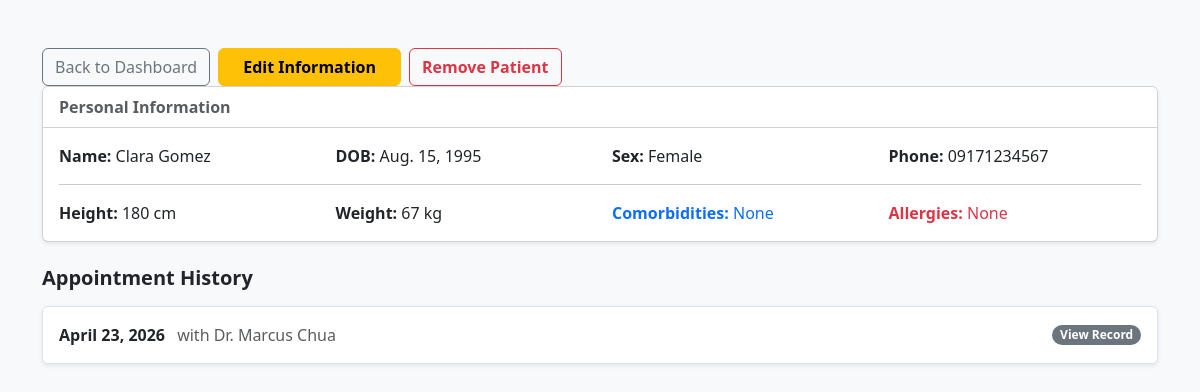
Screenshot of /patient/profile/1/ with the database file from the repository.
### clinic/models.py (models this page shows, shortened)
class Patient(models.Model):
    first_name = models.CharField(max_length=50)
    last_name = models.CharField(max_length=50)
    phone_number = models.CharField(max_length=15, unique=True)
    date_of_birth = models.DateField()
    date_registered = models.DateTimeField(default=timezone.now)
    SEX_CHOICES = [
        ('Male','Male'),
        ('Female','Female'),
        ('Other','Other'),
    ]
    BLOOD_TYPE_CHOICES = [
        ('Unknown', 'Leave as null / Unknown'),
        ('A+', 'A+'),
        ('A-', 'A-'),
        ('B+', 'B+'),
        ('B-', 'B-'),
        ('AB+', 'AB+'),
        ('AB-', 'AB-'),
        ('O+', 'O+'),
        ('O-', 'O-'),
    ]
    sex = models.CharField(max_length=10, choices=SEX_CHOICES, blank=True, null=True)
    height = models.IntegerField(help_text="Height in cm", blank=True, null=True)
    weight = models.IntegerField(help_text="Weight in kg", blank=True, null=True)
    blood_type = models.CharField(max_length=10, choices=BLOOD_TYPE_CHOICES, default='Unknown')
    comorbidities = models.TextField(blank=True, null=True)
    allergies = models.TextField(blank=True, null=True)

class Appointment(models.Model):
    STATUS_CHOICES = [
        ('SCHEDULED', 'Scheduled'),
        ('WAITING', 'Waiting in Lobby'),
        ('LATE', 'Late'),
        ('IN_CONSULTATION', 'In Consultation'),
        ('CLEARED', 'Cleared / Paid'),
        ('NO_SHOW', 'No-Show'),
    ]
    patient = models.ForeignKey(Patient, on_delete=models.CASCADE, related_name='appointments')
    doctor = models.ForeignKey(Doctor, on_delete=models.CASCADE)
    appointment_date = models.DateField()
    appointment_time = models.TimeField()
    is_walk_in = models.BooleanField(default=False)
    status = models.CharField(max_length=20, choices=STATUS_CHOICES, default='SCHEDULED')
    symptoms = models.TextField(blank=True, null=True, help_text="Patient's reported issues")
    doctor_diagnosis = models.TextField(blank=True, null=True)
    doctor_recommendation = models.TextField(blank=True, null=True, help_text="Specific notes for the patient")
    prescription_details = models.TextField(blank=True, null=True, help_text="Medicines to be converted to PDF later")

class Doctor(models.Model):
    name = models.CharField(max_length=100)
    specialty = models.CharField(max_length=100)
    room_number = models.CharField(max_length=10)
    availability_schedule = models.TextField(blank=True, null=True)

### clinic/views.py (the view)
# urls.py: path('patient/profile/<int:pk>/', views.view_patient, name='view_patient'),
def view_patient(request, pk):
    patient = get_object_or_404(Patient, pk=pk)
    history = patient.appointments.all().order_by('-appointment_date', '-appointment_time')
    return render(request, 'clinic/view_patient.html', {
        'patient': patient,
        'history': history
    })

### clinic/templates/clinic/view_patient.html (shortened to what this page needs)
<!DOCTYPE html>
<html lang="en">
<head>
    <link href="https://cdn.jsdelivr.net/npm/bootstrap@5.3.0/dist/css/bootstrap.min.css" rel="stylesheet">
</head>
<body class="bg-light">
    <div class="container mt-5">
        <div class="d-flex align-items-center">
            <a href="{% url 'home' %}" class="btn btn-outline-secondary me-2">Back to Dashboard</a>
            <a href="{% url 'update_patient' patient.id %}" class="btn btn-warning fw-bold px-4 me-2">Edit Information</a>
            <form action="{% url 'delete_patient' patient.id %}" method="POST"
                    onsubmit="return confirm('WARNING: Are you sure you want to permanently remove {{ patient.first_name }} {{ patient.last_name }}? All their medical records will be deleted. This cannot be undone.');">
                <button type="submit" class="btn btn-outline-danger fw-bold">Remove Patient</button>
            </form>
        </div>
        <div class="card shadow-sm mb-4">
            <div class="card-header bg-white fw-bold text-muted">Personal Information</div>
            <div class="card-body">
                <div class="row">
                    <div class="col-md-3"><strong>Name:</strong> {{ patient.first_name }} {{ patient.last_name }}</div>
                    <div class="col-md-3"><strong>DOB:</strong> {{ patient.date_of_birth }}</div>
                    <div class="col-md-3"><strong>Sex:</strong> {{ patient.sex|default:"--" }}</div>
                    <div class="col-md-3"><strong>Phone:</strong> {{ patient.phone_number }}</div>
                </div>
                <hr>
                <div class="row">
                    <div class="col-md-3"><strong>Height:</strong> {{ patient.height }} cm</div>
                    <div class="col-md-3"><strong>Weight:</strong> {{ patient.weight }} kg</div>
                    <div class="col-md-3 text-primary"><strong>Comorbidities:</strong> {{ patient.comorbidities|default:"None" }}</div>
                    <div class="col-md-3 text-danger"><strong>Allergies:</strong> {{ patient.allergies|default:"None" }}</div>
                </div>
            </div>
        </div>
        <h5 class="fw-bold mb-3">Appointment History</h5>
        <div class="list-group shadow-sm">
            {% for appt in history %}
                <a href="{% url 'view_record' appt.id %}" class="list-group-item list-group-item-action d-flex justify-content-between align-items-center py-3">
                    <div>
                        <span class="fw-bold">{{ appt.appointment_date }}</span>
                        <span class="text-muted ms-2">with Dr. {{ appt.doctor.name }}</span>
                    </div>
                    <span class="badge bg-secondary rounded-pill">View Record</span>
                </a>
            {% empty %}
                <div class="list-group-item text-center text-muted py-4">No appointment history found for this patient.</div>
            {% endfor %}
        </div>
    </div>
</body>
</html>

### rows the page displays
Patient: first_name "Clara", last_name "Gomez", date_of_birth "Aug. 15, 1995", sex "Female", phone_number "09171234567", height "180", weight "67", comorbidities "None", allergies "None"
Appointment: appointment_date "April 23, 2026", doctor.name "Marcus Chua"
